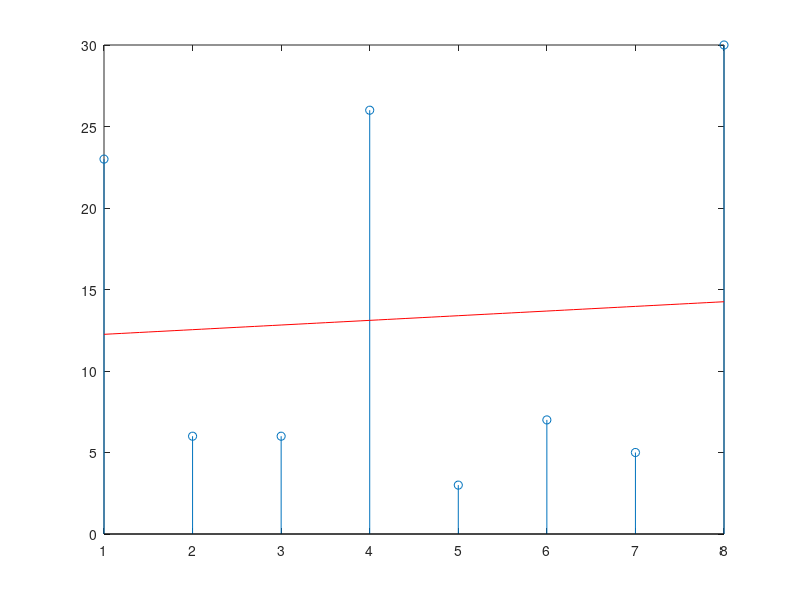

Recreate this plot in MATLAB.
% Least Square Algorithm by Michael AC & Clement
clc;
close;
dataPoints = zeros(1, 8);
x_axis = 1:8;
x = 1:0.1:8;

for i = 1:8
    dataPoints(i) = randi([1, 30]);
end

m_div1 = (length(x_axis) * sum(dataPoints .* x_axis)) - (sum(dataPoints)*sum(x_axis))
m_div2 = (length(x_axis)*sum(x_axis.^2) - (sum(x_axis))^2)
m = m_div1 / m_div2

b_div1 = (sum(x_axis.^2)*sum(dataPoints)) - (sum(x_axis)*sum(dataPoints .* x_axis))
b = b_div1 / m_div2

y = m * x + b;
stem(x_axis, dataPoints);
hold on;
plot(x, y, 'r');







